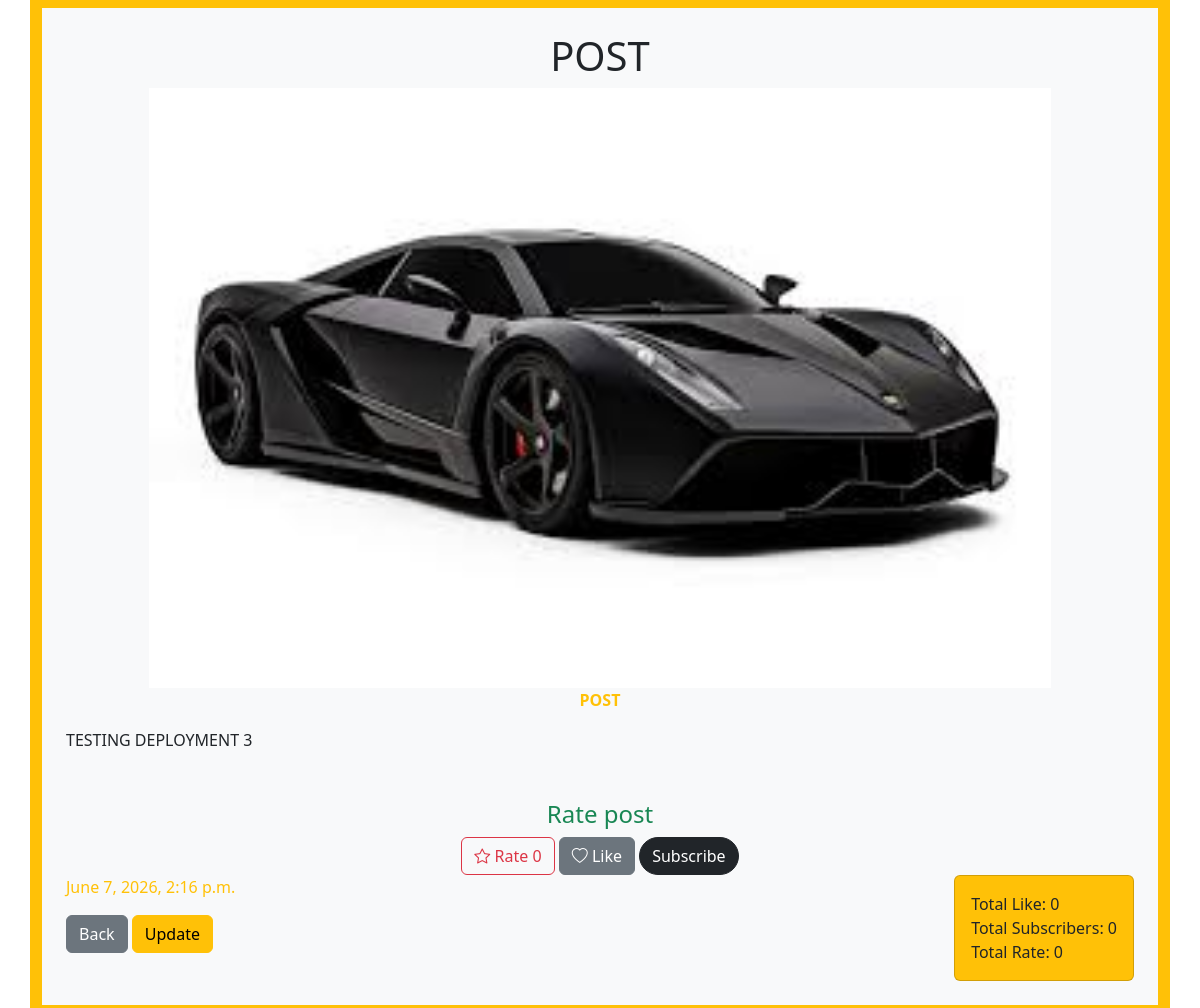
Screenshot of /blog/42/ with the database file from the repository.
### kingart/models.py (models this page shows, shortened)
class Blog(models.Model):
    user = models.ForeignKey(
        User,
        on_delete=models.CASCADE,
        related_name="blogs",
        null=True,
         blank=True,
    )
    title = models.CharField(max_length=255)
    content = models.TextField()
    image = models.ImageField(upload_to="blog_images/", blank=True, null=True,default="blog_images/default.jpg")
    created_at = models.DateTimeField(auto_now_add=True)
    class Meta:
        ordering = ['-created_at']

### kingart/views.py (the view)
# urls.py: path("blog/<int:id>/", views.read, name = 'read'),
def read(request,id):
    post = get_object_or_404(Blog, id=id)
    return render(request, 'read.html', {'post':post})

### kingart/templates/read.html (shortened to what this page needs)
{% extends "base.html" %}
{% block content %}
<link href="https://cdn.jsdelivr.net/npm/bootstrap@5.3.2/dist/css/bootstrap.min.css" rel="stylesheet">
<link href="https://cdn.jsdelivr.net/npm/bootstrap-icons@1.11.1/font/bootstrap-icons.css" rel="stylesheet">
  <div class="container bg-warning pt-2 pb-2">
      <div class="container bg-light p-4">
          <div class="text-center">
              <h1>{{ post.title }}</h1>
              <img src="{{ post.image.url }}" height="600" width="100%"class="object-fit-contain text-center">
              <strong class="text-warning">{{ post.title }}</strong>
          </div>
              <p>{{ post.content|linebreaks }}</p>
                  <div class="container mt-5 text-center">
                      <h4 class="text-success">Rate post</h4>
                      <button id="likeBtn" class="btn btn-outline-danger" >
                        <i id="heartIcon" class="bi bi-star"></i> Rate <span id="likeTotal">0</span>
                      </button>
                      <button
                      class="btn btn-outline btn-secondary"
                      onclick="increaseCount()"
                      ondblclick="resetCounter()"
                      id = "counterBtn"
                      >
                      <i id="heartIcon" class="bi bi-heart"></i> Like</button>
                      <button
                      onclick="subscribe()"
                      class="my-js-btn btn btn-dark raduis-4 rounded-5"
                      >Subscribe</button>
                </div>
              <div class="d-flex justify-content-between">
                  <div>
                      <p class="text-warning">{{ post.created_at }}</p>
                        <a href="{% url "test" %}" class="btn btn-secondary">
                          Back
                        </a>
                        <a href="{% url "update" post.id %}" class="btn btn-warning">
                          Update
                      </a>
                  </div>
                  <div>
                    <div class="card p-3 bg-warning">
                        <span>
                          Total Like: <span class="js-like-total">0</span>
                      </span>
                        <span>
                          Total Subscribers: <span class="js-sub-total">0</span>
                        </span>
                        <span>
                          Total Rate:  <span class="js-rate-total">0</span>
                      </span>
                    </div>
                  </div>
            </div>
      </div>
  </div>
{% endblock content %}

### rows the page displays
Blog: title "POST", image (picture), content "TESTING DEPLOYMENT 3", created_at "June 7, 2026, 2:16 p.m."
